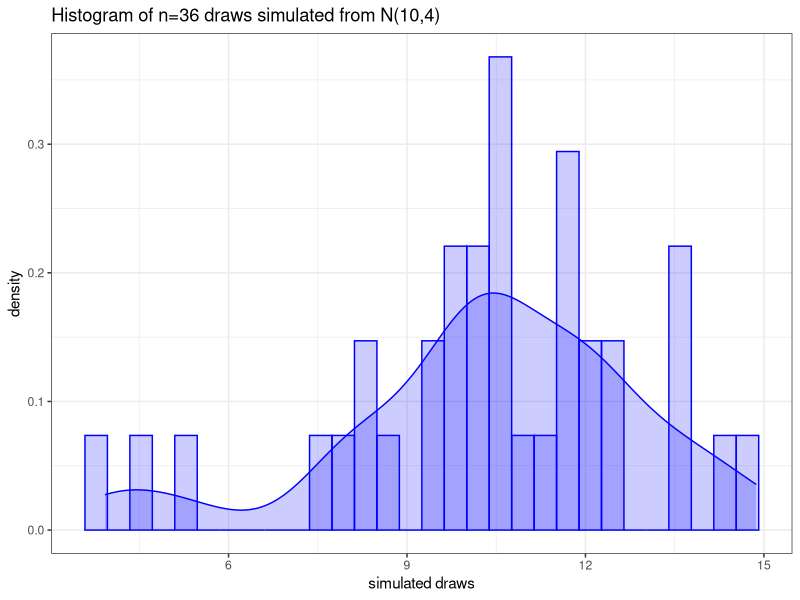
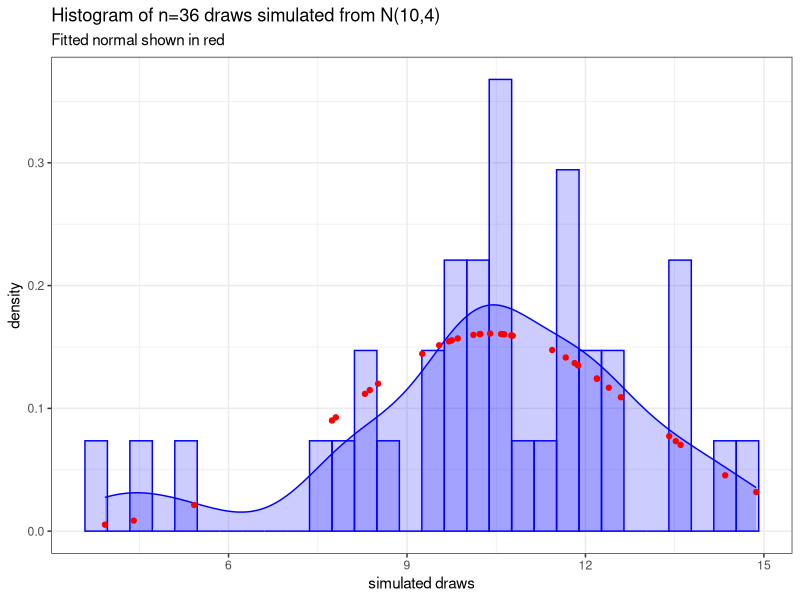
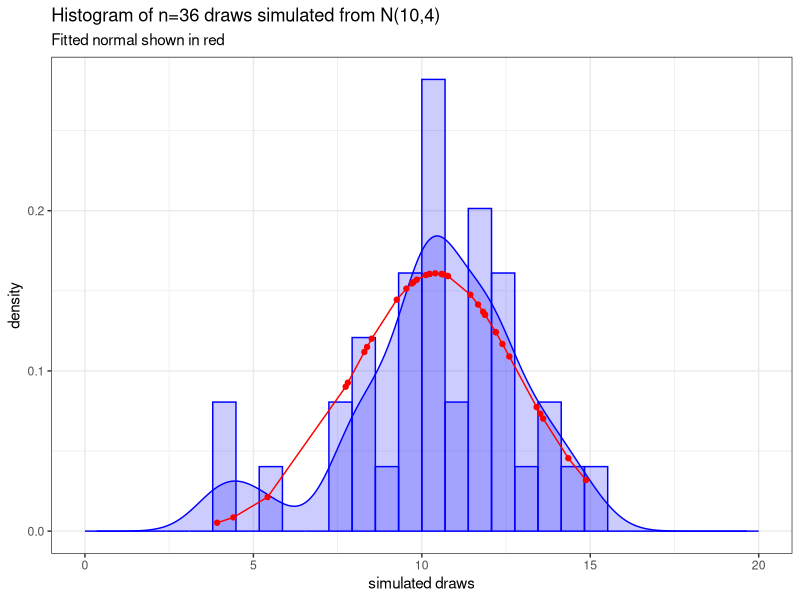
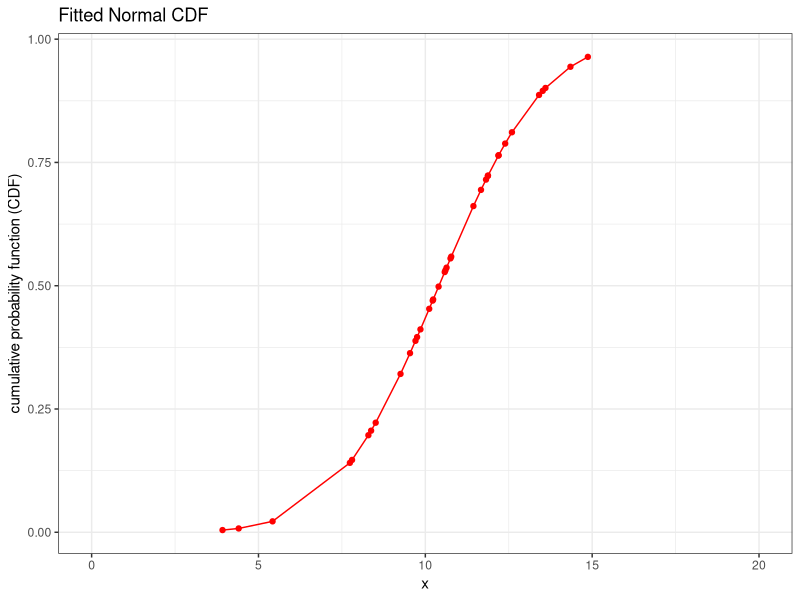
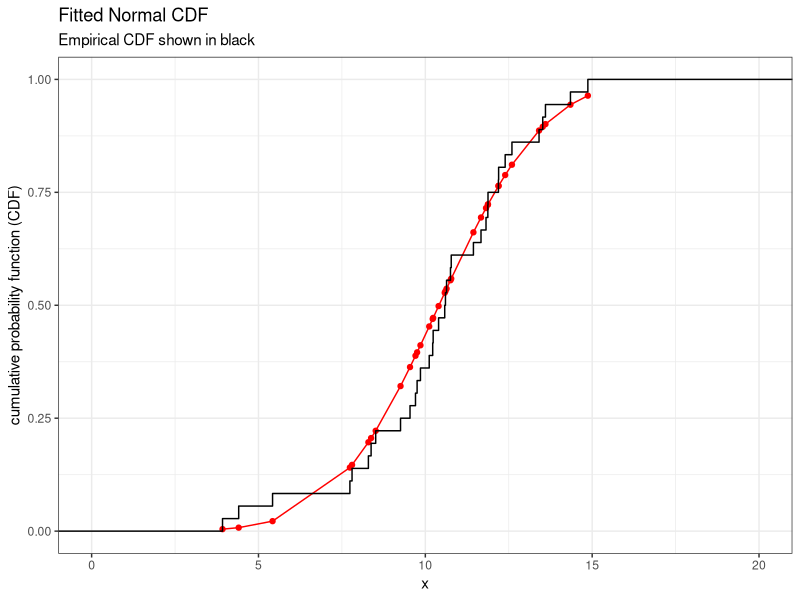

These charts were generated, in order, by the following R code: (Note: this script raises an error after producing the figures.)
## ---- chunk 1
knitr::opts_chunk$set(echo = TRUE)
## ---- chunk 2
library(tidyverse)
library(broom)
library(gridExtra)
library(MASS)
## ---- chunk 3
set.seed(2020.06)
## ---- chunk 4
n <- 36
mu.true <- 10
sig.true <- 2
x <- rnorm(n, mean = mu.true, sd = sig.true)
dt <- tibble(id = 1:n, x = x)

dt
## ---- chunk 5
p1_normpdf <- dt %>% ggplot(aes(x = x, y = ..density..)) + geom_histogram(colour = "blue",
fill = "blue", alpha = 0.2) + geom_density(colour = "blue",
fill = "blue", alpha = 0.2) + ggtitle("Histogram of n=36 draws simulated from N(10,4)") +
xlab("simulated draws") + theme_bw()
p1_normpdf
## ---- chunk 6
# try to fit a normal distribution using the generated data
library(MASS)
normal_fit <- fitdistr(x, "normal")
normal_fit
normal_fit %>% tidy()
## ---- chunk 7
normal_fit$estimate
normal_fit$sd
normal_fit$vcov
normal_fit$n
normal_fit$loglik
## ---- chunk 8
mu_fit <- normal_fit$estimate[1]
sig_fit <- normal_fit$estimate[2]
dt <- dt %>% mutate(x = x, fit_normpdf = dnorm(x, mu_fit, sig_fit))
p1_normpdf <- p1_normpdf + geom_point(data = dt, aes(x = x, y = fit_normpdf),
col = "red") + labs(subtitle = "Fitted normal shown in red")
p1_normpdf
## ---- chunk 9
dt
## ---- chunk 10
p1_normpdf <- dt %>% arrange(x) %>% ggplot(aes(x = x, y = ..density..)) +
geom_histogram(colour = "blue", fill = "blue", alpha = 0.2) +
geom_density(colour = "blue", fill = "blue", alpha = 0.2) +
ggtitle("Histogram of n=36 draws simulated from N(10,4)") +
xlab("simulated draws") + theme_bw()


p1_normpdf <- p1_normpdf + geom_point(data = dt, aes(x = x, y = fit_normpdf),
col = "red") + labs(subtitle = "Fitted normal shown in red")

p1_normpdf <- p1_normpdf + geom_line(data = dt, aes(x = x, y = fit_normpdf),
col = "red") + xlim(c(0, 20))

p1_normpdf
## ---- chunk 11
dt
## ---- chunk 12
dt <- dt %>% mutate(x = x, fit_normCDF = pnorm(x, mu_fit, sig_fit))
dt
## ---- chunk 13
p1_normCDF <- dt %>% arrange(x) %>% ggplot(aes(x = x, y = fit_normCDF)) +
geom_point(col = "red") + geom_line(colour = "red") + ggtitle("Fitted Normal CDF") +
theme_bw() + xlim(c(0, 20)) + ylab("cumulative probability function (CDF)") +
xlab("x")


p1_normCDF
## ---- chunk 14
dt %>% arrange(x)
## ---- chunk 15
p1_normCDF <- p1_normCDF + stat_ecdf() + labs(subtitle = "Empirical CDF shown in black")
p1_normCDF
## ---- chunk 16
########### the bootplot.f function ############
bootplot.f <- function(stat.boot, bins = 50) {
df <- tibble(stat = stat.boot)
CI <- round(quantile(stat.boot, c(0.025, 0.975)), 2)
p <- df %>% ggplot(aes(x = stat, y = ..density..)) + geom_histogram(bins = bins,
colour = "magenta", fill = "magenta", alpha = 0.2) +
geom_density(fill = "magenta", colour = "magenta", alpha = 0.2) +
geom_vline(xintercept = CI, colour = "magenta", linetype = 3) +
theme_bw()
p
}
######## end of bootplot.f function #######
## ---- chunk 17
p_MLEboot.mu <- bootplot.f(MLE.x_boot[, 1], bins = 100)
p_MLEboot.sig <- bootplot.f(MLE.x_boot[, 2], bins = 100)
grid.arrange(p_MLEboot.mu, p_MLEboot.sig, ncol = 2)
## ---- chunk 18
set.seed(474)
## ---- chunk 19
MLE.x <- normal_fit$estimate # point estimate
MLE_SE.x <- normal_fit$sd # estimated SE
CLT.MLE.LCI <- MLE.x + qnorm(0.025) * MLE_SE.x
CLT.MLE.UCI <- MLE.x + qnorm(0.975) * MLE_SE.x


normal_fit
## ---- chunk 20
B <- 5000
MLE.x_boot <- matrix(rep(NA, 2 * B), nrow = B, ncol = 2)
for (i in 1:B) {
temp <- sample(dt$x, size = n, replace = TRUE)
MLE.x_boot[i, ] <- fitdistr(temp, "normal")$estimate
}
## ---- chunk 21
head(MLE.x_boot )
## ---- chunk 22
boot.LCI.mu <- quantile(MLE.x_boot[, 1], c(0.025, 0.975))
boot.LCI.mu
boot.LCI.sig <- quantile(MLE.x_boot[, 2], c(0.025, 0.975))
boot.LCI.sig
## ---- chunk 23
p_MLEboot.mu <- bootplot.f(MLE.x_boot[, 1], bins = 100)
p_MLEboot.sig <- bootplot.f(MLE.x_boot[, 2], bins = 100)
grid.arrange(p_MLEboot.mu, p_MLEboot.sig, ncol = 2)
